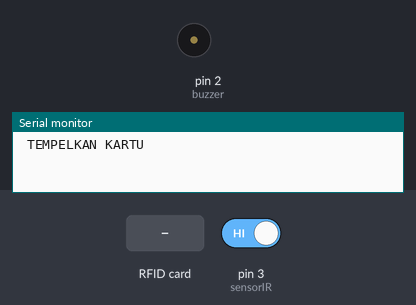
Recording of a sketch running on a simulated Arduino Uno, built with avr-gcc and run on an emulated ATmega328P. Shown: buzzer (waves = sounding, pin HIGH), the last lines printed to the serial monitor. Inputs (shaded band) come from the test bench; at power-on: pin 3 (sensorIR) HIGH. Pins used as bus, display or sensor lines are not drawn.

Above: at 1.6 s.
1.7 s: RFID card 5E 7A 19 C4 held to the reader
At 2.5 s:
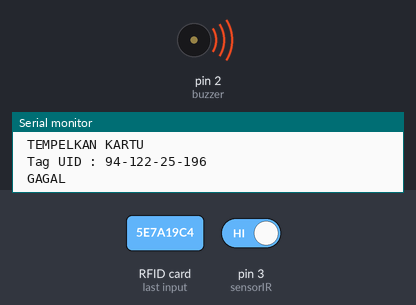
Timing chart, 0 to 4.7 s (numbered marks = the images above; inputs shaded):
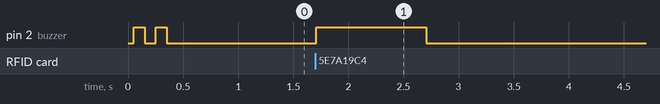

Measured:
- after the input at 1.7 s, pin 2 (buzzer): LOW → HIGH at once, → LOW 1.0 s later

The sketch:

7.RFID_KE2_W_INFRARED.ino
```cpp
#include <SPI.h>
#include <MFRC522.h>

String uidString;

int buzzer = 2;
int sensorIR = 3;
int kunci1 = 0;
#define SS_PIN 10
#define RST_PIN 9
MFRC522 mfrc522(SS_PIN, RST_PIN);  // create MFRC522 instance

void setup()
{
  // put your setup code here, to run once:
  Serial.begin(9600);
  pinMode (buzzer,OUTPUT);
  pinMode (sensorIR,INPUT);
  SPI.begin();
  mfrc522.PCD_Init();
  bunyibuzzeroke();
  Serial.println( " TEMPELKAN KARTU " );
}

void loop()
{
  // put your main code here, to run repeatedly:
  int bacaIR=digitalRead(sensorIR);
  if(mfrc522.PICC_IsNewCardPresent() and kunci1==0)
  {
      readRFID();
      Serial.print( " Tag UID : " );
      Serial.println(uidString);
        if(uidString=="138-55-90-26"){
          kunci1=1;
        Serial.println( " BERHASIL " );
        bunyibuzzeroke();
        }
        else
        {
          Serial.println( " GAGAL " );
          bunyibuzzersalah();
          kunci1=0;
        }
  }

  if(bacaIR==0 && kunci1==1)
  {
  bunyibuzzeroke();
  kunci1=0;
  Serial.print( " SILAHKAN MASUK ");
  Serial.println();
  delay(1000);
  Serial.print( " PALANG DITUTUP " );
  Serial.println();
  delay(1000);
  Serial.println( " TEMPELKAN KARTU ");

  }

}

void readRFID()
  {
    mfrc522.PICC_ReadCardSerial();
    //SOUND THE BUZZER WHEN A CARD IS READ
    //PEMBATAS BISA DIRUBAH SESUAI KEINGINAN, DISINI YANG DIGUNAKAN "-"
    uidString = String(mfrc522.uid.uidByte[0]) + "-" +
    String(mfrc522.uid.uidByte[1]) + "-" +
    String(mfrc522.uid.uidByte[2]) + "-" +
    String(mfrc522.uid.uidByte[3]);
  }


void bunyibuzzeroke()
  {
    digitalWrite(buzzer,HIGH);
    delay(100);
    digitalWrite(buzzer,LOW);
    delay(100);
    digitalWrite(buzzer,HIGH);
    delay(100);
    digitalWrite(buzzer,LOW);
    delay(100);
  }

void bunyibuzzersalah()
{
  digitalWrite(buzzer,HIGH);
  delay(1000);
  digitalWrite(buzzer,LOW);
}
```
